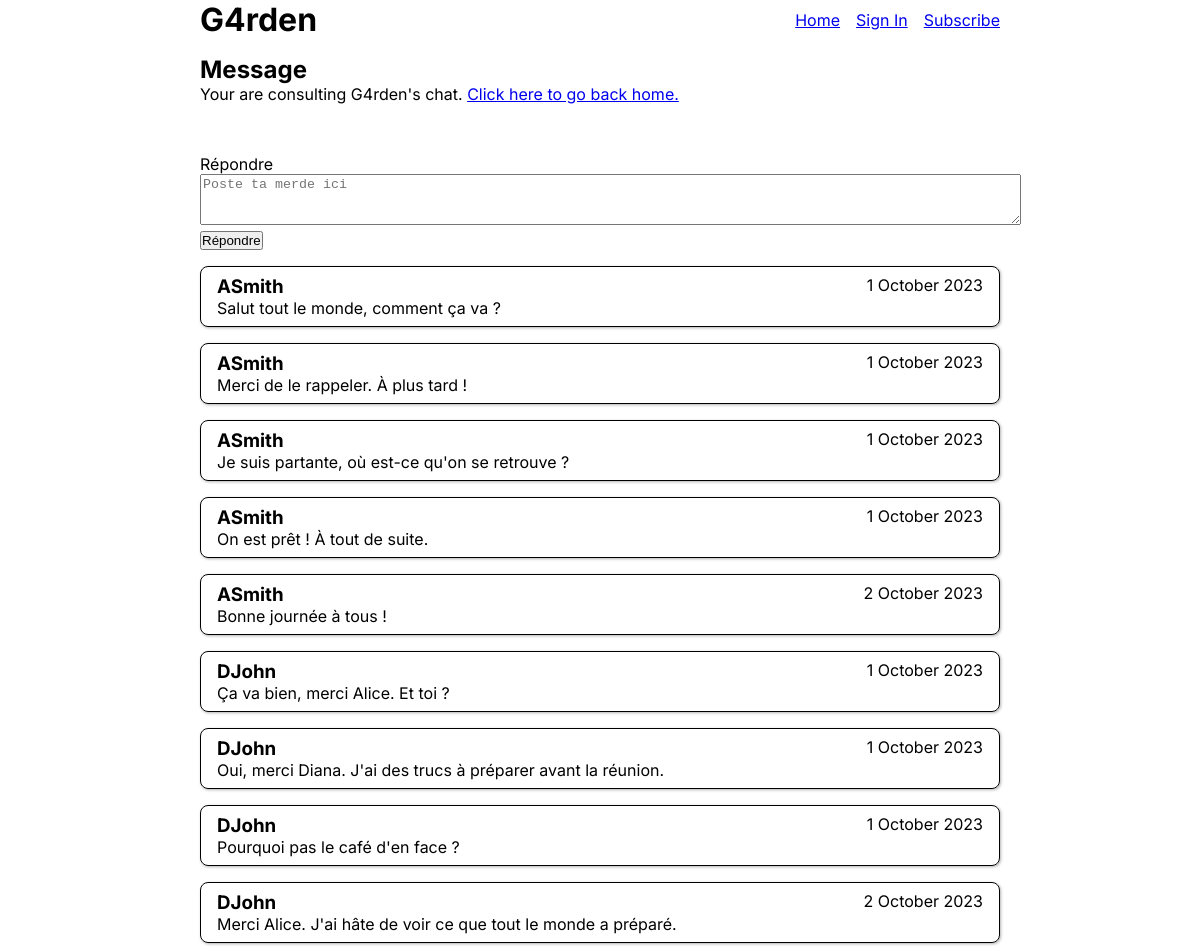
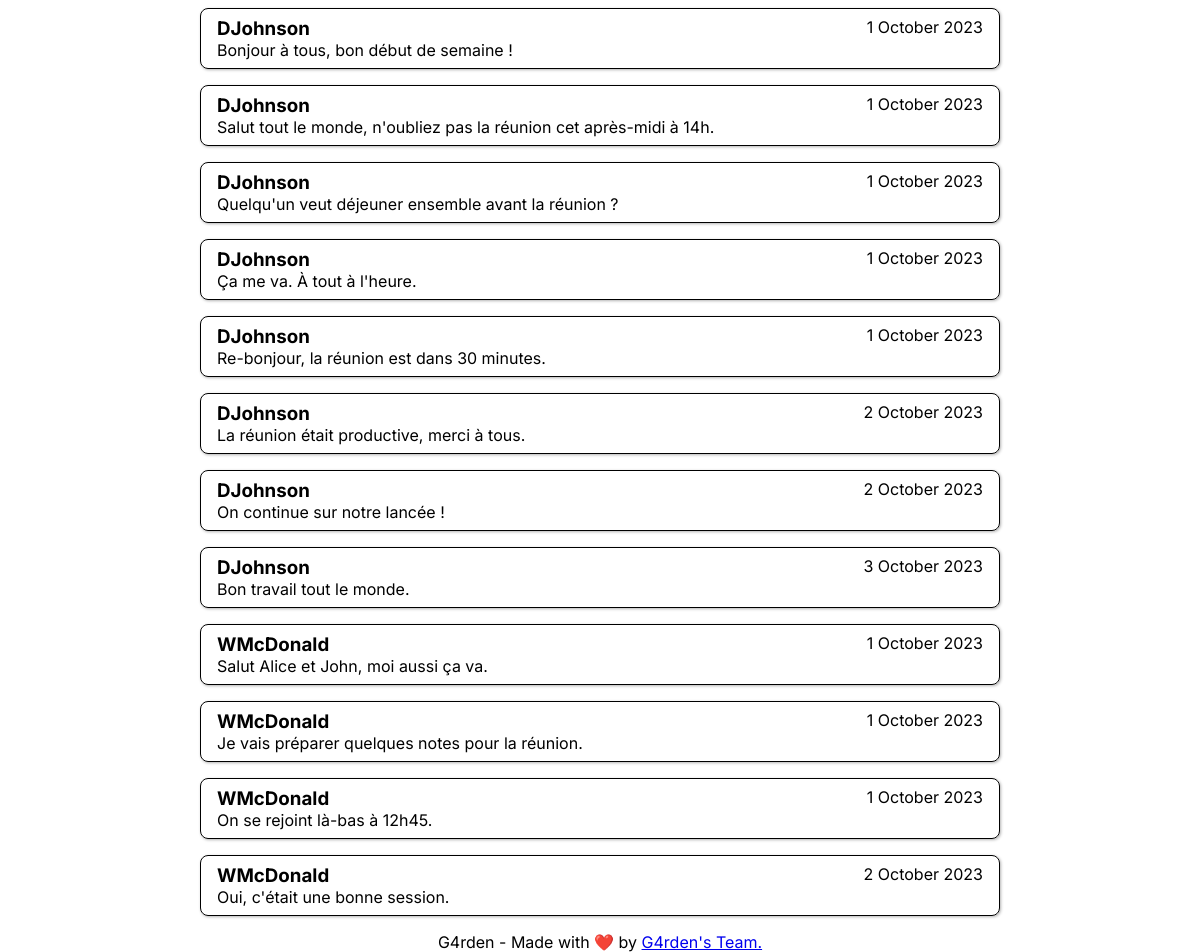
The page /index.php?p=message (signed in) on the database its author committed (2 pictures, top to bottom).
### tables this page shows
CREATE TABLE `Message` (
    `id` int NOT NULL AUTO_INCREMENT PRIMARY KEY,
    `content` TEXT(3000) NOT NULL,
    `date` datetime NOT NULL,
    `userId` int NOT NULL,
    FOREIGN KEY (`userId`) REFERENCES `User` (`id`)
);

CREATE TABLE `User` (
    `id` int NOT NULL AUTO_INCREMENT PRIMARY KEY,
    `firstname` varchar(50) NOT NULL,
    `lastname` varchar(50) NOT NULL,
    `username` varchar(50) NOT NULL UNIQUE,
    `password` varchar(255) NOT NULL,
    `userType` ENUM('USER', 'ADMIN') NOT NULL DEFAULT 'USER'
);

### includes/App.php (called while the page is built, shortened)
<?php
class App
{
    public static function loadViewFile($view, $variableList = [])
    {
        try {
            require_once "view/$view.php";
        } catch (Exception $e) {
            throw new Exception("loadViewFile -> " . $e->getMessage());
        }
    }
}

### controller/message.php (called while the page is built, shortened)
<?php
require_once("model/Message.php");
try {
    $messageList = Message::getAllMessageJoinedToUser();
} catch (Exception $e) {
    throw new Exception("Message Controller -> " . $e->getMessage());
}
$varToInject = [
    "userMessageList" => $messageList
];
App::loadViewFile("message", $varToInject);

### includes/Database.php (called while the page is built, shortened)
<?php
class Database
{
    private static $connection;
    private static function init()
    {
        $env = parse_ini_file(".env");
        $dsn = "mysql:host=" . $env['MYSQL_HOST'] . ";dbname=" . $env['MYSQL_NAME'];
        $user = $env['MYSQL_USER'];
        $pass = $env['MYSQL_PASS'];
        try {
            self::$connection = new PDO($dsn, $user, $pass);
            self::$connection->setAttribute(PDO::ATTR_ERRMODE, PDO::ERRMODE_EXCEPTION);
        } catch (PDOException $e) {
            throw new Exception("database -> " . $e->getMessage());
        }
    }
    public static function queryAssoc($sqlQuery, $bindVariableList = [])
    {
        try {
            $statement = self::$connection->prepare($sqlQuery);
            $statement->execute();
            if ($statement->rowCount() > 0) {
                $data = $statement->fetchAll(PDO::FETCH_ASSOC);
                return $data;
            }
            return null;
        } catch (PDOException $e) {
            throw new Exception("queryAssoc -> " . $e->getMessage());
        }
    }
}

### model/Message.php (called while the page is built, shortened)
<?php
class Message
{
    public static function getAllMessageJoinedToUser()
    {
        try {
            $sql = "SELECT
                    User.username as username,
                    Message.id as id,
                    Message.content as message,
                    Message.date as date
                    FROM Message
                    INNER JOIN User
                    ON User.id = Message.userId";
            $query = Database::queryAssoc($sql);
            return $query;
        } catch (PDOException $e) {
            throw new Exception("getAllMessageJoinedToUser -> " . $e->getMessage());
        }
    }
}

### view/message.php (the view, shortened to what this page needs)
<?php
require_once "view/components/header.php";
?>
<main>
    <h2><?= App::$pageTitle; ?></h2>
    <p>Your are consulting G4rden's chat. <a href="index.php?p=home">Click here to go back home.</a></p>
    <pre>
    </pre>
    <form method="post" action="">
        <label for="reply">Répondre</label>
        <textarea id="reply" name="reply" rows="3" cols="100" placeholder="Poste ta merde ici"></textarea>
        <button type="submit" name="new_message">Répondre</button>
    </form>
    <?php
    foreach ($userMessageList as $userMessage) {
        $username = $userMessage['username'];
        $message = $userMessage['message'];
        $date = date_format(new DateTime($userMessage['date']), 'j F Y');
    ?>
        <div class="rounded-box">
            <div class="flex flex-row justify-between">
                <h3><?= $username; ?></h3>
                <p><?= $date; ?></p>
            </div>
            <p><?= $message; ?></p>
        </div>
    <?php } ?>
</main>
<?php
require_once "view/components/footer.php";
?>

### index.php (shortened to what this page needs)
<?php
try {
    require_once "includes/App.php";
    require_once "includes/Database.php";
    if (isset($_GET['p'])) {
        $page = $_GET['p'];
    } else if (isset($_GET['a'])) {
        $page = $_GET['a'];
    } else {
        $page = 'home';
    }
    $controllerPath = "controller/$page.php";
    if (file_exists($controllerPath)) {
        require_once($controllerPath);
    } else {
        throw new Exception("Error 404: oh no... This page doesn't exist.");
    }
} catch (Exception $e) {
    error_log("Global error -> " . $e->getMessage());
    require_once "controller/error.php";
}

### view/components/header.php (shortened to what this page needs)
<!DOCTYPE html>
<html lang="fr">
<head>
    <link rel="stylesheet" href="static/css/global.css">
    <link rel="stylesheet" href="static/css/arrow_to_top.css">
    <?php if (is_array(App::$cssFiles)) {
        foreach (App::$cssFiles as $file) {
            echo "<link rel='stylesheet' href='$file'>";
        }
    } ?>
</head>
<body>
    <header>
        <?php
        $env = parse_ini_file(".env");
        $PATH = $env['PATH'];
        ?>
        <h1 class="logo-title"><a href="<?= $PATH ?>/index.php?p=home">G4rden</a></h1>
        <nav class="nav-bar">
            <?php
            echo "<a href='{$PATH}/index.php?p=home'>Home</a>";
            if (!isset($_SESSION['userId'])) {
                echo "<a href='{$PATH}/index.php?p=sign_in'>Sign In</a>";
                echo "<a href='{$PATH}/index.php?p=subscribe'>Subscribe</a>";
            } else {
                echo "<a href='{$PATH}/index.php?p=message'>Message</a>";
                echo "<a href='{$PATH}/index.php?p=logout'>Logout</a>";
            }
            ?>
        </nav>
    </header>

### view/components/footer.php (shortened to what this page needs)
<footer>
    <p>G4rden - Made with ❤️ by <a target="_blank" href="https://github.com/nansphilip/G4rden">G4rden's Team.</a></p>
</footer>
</body>
</html>

### static/css/global.css (style rules this page uses)
html { height: 100%; font-family: Inter, Arial, sans-serif; font-size: 16px; }
body { height: 100%; margin: 0; color: black; display: flex; flex-direction: column; align-items: center; gap: 1rem; }
h1, h2, h3, h4, h5, h6, a, p { margin: 0; }
header, main, footer { width: 800px; }
main { flex: 1 1 0%; }
.logo-title * { text-decoration: none; color: black; }
header { display: flex; flex-direction: row; justify-content: space-between; }
footer { text-align: center; }
button { padding: 0; }
.nav-bar { display: flex; flex-direction: row; justify-content: end; align-items: center; gap: 1rem; }
.rounded-box { margin-top: 1rem; padding: 0.5rem 1rem; border-radius: 0.5rem; border: 1px solid black; box-shadow: 1px 1px 3px hsl(0, 0%, 70%); }

### static/css/utils.css (style rules this page uses)
.flex { display: flex; }
.flex-row { flex-direction: row; }
.justify-between { justify-content: space-between; }

### rows shown on the page
message: userId.username "ASmith", date "1 October 2023", content "Salut tout le monde, comment ça va ?"
message: userId.username "ASmith", date "1 October 2023", content "Merci de le rappeler. À plus tard !"
message: userId.username "ASmith", date "1 October 2023", content "Je suis partante, où est-ce qu'on se retrouve ?"
message: userId.username "ASmith", date "1 October 2023", content "On est prêt ! À tout de suite."
message: userId.username "ASmith", date "2 October 2023", content "Bonne journée à tous !"
message: userId.username "DJohn", date "1 October 2023", content "Ça va bien, merci Alice. Et toi ?"
message: userId.username "DJohn", date "1 October 2023", content "Oui, merci Diana. J'ai des trucs à préparer avant la réunion."
message: userId.username "DJohn", date "1 October 2023", content "Pourquoi pas le café d'en face ?"
message: userId.username "DJohn", date "2 October 2023", content "Merci Alice. J'ai hâte de voir ce que tout le monde a préparé."
message: userId.username "DJohnson", date "1 October 2023", content "Bonjour à tous, bon début de semaine !"
message: userId.username "DJohnson", date "1 October 2023", content "Salut tout le monde, n'oubliez pas la réunion cet après-midi à 14h."
message: userId.username "DJohnson", date "1 October 2023", content "Quelqu'un veut déjeuner ensemble avant la réunion ?"
message: userId.username "DJohnson", date "1 October 2023", content "Ça me va. À tout à l'heure."
message: userId.username "DJohnson", date "1 October 2023", content "Re-bonjour, la réunion est dans 30 minutes."
message: userId.username "DJohnson", date "2 October 2023", content "La réunion était productive, merci à tous."
message: userId.username "DJohnson", date "2 October 2023", content "On continue sur notre lancée !"
message: userId.username "DJohnson", date "3 October 2023", content "Bon travail tout le monde."
message: userId.username "WMcDonald", date "1 October 2023", content "Salut Alice et John, moi aussi ça va."
message: userId.username "WMcDonald", date "1 October 2023", content "Je vais préparer quelques notes pour la réunion."
message: userId.username "WMcDonald", date "1 October 2023", content "On se rejoint là-bas à 12h45."
message: userId.username "WMcDonald", date "2 October 2023", content "Oui, c'était une bonne session."

### other values the page prints
App::$pageTitle "Message"
